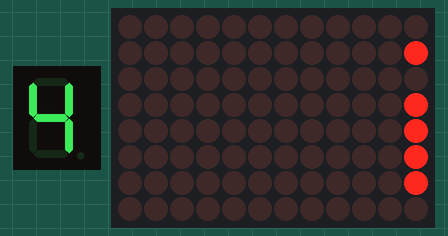
This sketch was run on a simulated Arduino Uno R4 WiFi. Parts: 1-digit seven-segment display, 12×8 LED matrix. Wiring (inferred from the names in the program): 1-digit 7-segment display, segments lit when HIGH: segments A0, A1, A2, D2, D4, D7, D8, D13. The segment pins are drawn as the display they are named for.

Above: at 0.05 s.
At 4.95 s:
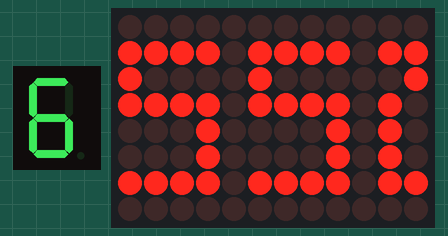
At 9.85 s:
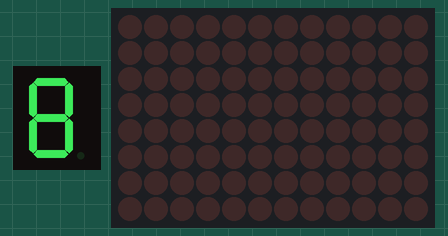
At 19.95 s:
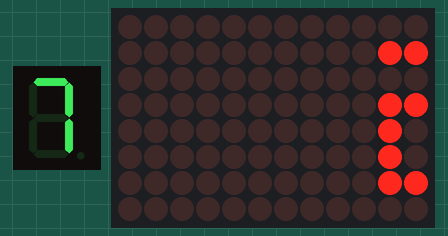
At 30.05 s:
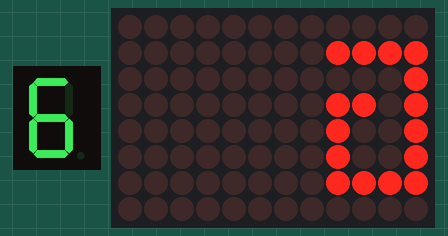
At 39.86 s:
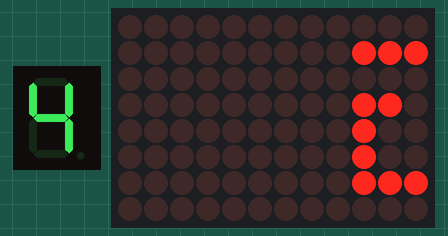

The sketch:

6.ino
```cpp
#include "Arduino_LED_Matrix.h"  // Include the LED_Matrix library
ArduinoLEDMatrix matrix;         // Create an instance of the ArduinoLEDMatrix class
const uint32_t frames[][4] = {
  { 0x00000100, 0x00010010, 0x01001000, 100 },
  { 0x00000300, 0x00030020, 0x02003000, 100 },
  { 0x00000700, 0x00060040, 0x04007000, 100 },
  { 0x00000F00, 0x100D0090, 0x0900F000, 100 },
  { 0x00001E00, 0x201A0120, 0x1201E000, 100 },
  { 0x00003D00, 0x50350240, 0x2403D000, 100 },
  { 0x00007B00, 0xA05B0480, 0x4806B000, 100 },
  { 0x0000F701, 0x40D70900, 0x900F7000, 100 },
  { 0x0001EF02, 0x81AF1211, 0x211EF000, 100 },
  { 0x0003DE05, 0x034E2422, 0x423DE000, 100 },
  { 0x0007BD0A, 0x16BD4844, 0x847BD000, 100 },
  { 0x000F7B14, 0x2D7B9089, 0x08F7B000, 100 },
  { 0x000EF728, 0x4AF72102, 0x10EF7000, 100 },
  { 0x000DEF50, 0x85EF4214, 0x21DEF000, 100 },
  { 0x000BDEA1, 0x0BDE8428, 0x42BDE000, 100 },
  { 0x0007BD42, 0x07BD0850, 0x857BD000, 100 },
  { 0x000F7B84, 0x1F7A10A1, 0x0AF7B000, 100 },
  { 0x000EF708, 0x2EF42142, 0x14EF7000, 100 },
  { 0x000DEF10, 0x4DE84284, 0x28DEE000, 100 },
  { 0x000BDF20, 0x9BD98518, 0x51BDD000, 100 },
  { 0x0007BE41, 0x27B20A20, 0xA27BA000, 100 },
  { 0x000F7D82, 0x4F651451, 0x45F75000, 100 },
  { 0x000EFB04, 0x9ECA28A2, 0x8AEEA000, 100 },
  { 0x000DF709, 0x2D945145, 0x14DD4000, 100 },
  { 0x000BEF12, 0x4B28A28A, 0x28BA8000, 100 },
  { 0x0007DF24, 0x96514514, 0x51751000, 100 },
  { 0x000FBE49, 0x2CA28A28, 0xA2EA2000, 100 },
  { 0x000F7D92, 0x59451441, 0x44D45000, 100 },
  { 0x000EFB24, 0xA28B2882, 0x88A8B000, 100 },
  { 0x000DF749, 0x45175105, 0x10417000, 100 },
  { 0x000BEF92, 0x8A2FA21A, 0x21A2F000, 100 },
  { 0x0007DE25, 0x045E4424, 0x4245E000, 100 },
  { 0x0, 0x0, 0x0, 100 }
};

int segmentA = A0;
int segmentB = A1;
int segmentC = A2;
int segmentD = 2;
int segmentE = 4;
int segmentF = 7;
int segmentG = 8;
int segmentDP = 13;

void setup() {
  matrix.loadSequence(frames);
  matrix.begin();
  matrix.play(true);
  pinMode(segmentA, OUTPUT);
  pinMode(segmentB, OUTPUT);
  pinMode(segmentC, OUTPUT);
  pinMode(segmentD, OUTPUT);
  pinMode(segmentE, OUTPUT);
  pinMode(segmentF, OUTPUT);
  pinMode(segmentG, OUTPUT);
  pinMode(segmentDP, OUTPUT);
}
void loop() {
  for(int i = 4 ; i<=9 ; i++){
    displaySegment(i);
    delay(600);
  }
}

void segment(byte A,byte B,byte C,byte D,byte E,byte F,byte G,byte DP){
  digitalWrite(segmentA, A);
  digitalWrite(segmentB, B);
  digitalWrite(segmentC, C);
  digitalWrite(segmentD, D);
  digitalWrite(segmentE, E);
  digitalWrite(segmentF, F);
  digitalWrite(segmentG, G);
  digitalWrite(segmentDP, DP);
}

// ฟังก์ชันสำหรับการเปิด-ปิด 7 segment ให้เป็นตัวเลขตั้งแต่ 0-9
void displaySegment(int numberToDisplay){
  switch(numberToDisplay){
    // number 0
    case 0:
    segment(1,1,1,1,1,1,0,0);
    break;
    // number 1
    case 1:
    segment(0,1,1,0,0,0,0,0);
    break;
    // number 2
    case 2:
    segment(1,1,0,1,1,0,1,0);
    break;
    // number 3
    case 3:
    segment(1,1,1,1,0,0,1,0);
    break;
    // number 4
    case 4:
    segment(0,1,1,0,0,1,1,0);
    break;
    // number 5
    case 5:
    segment(1,0,1,1,0,1,1,0);
    break;
    // number 6
    case 6:
    segment(1,0,1,1,1,1,1,0);
    break;
    // number 7
    case 7:
    segment(1,1,1,0,0,0,0,0);
    break;
    // number 8
    case 8:
    segment(1,1,1,1,1,1,1,0);
    break;
    // number 9
    case 9:
    segment(1,1,1,1,0,1,1,0);
    break;
  }
}
```
